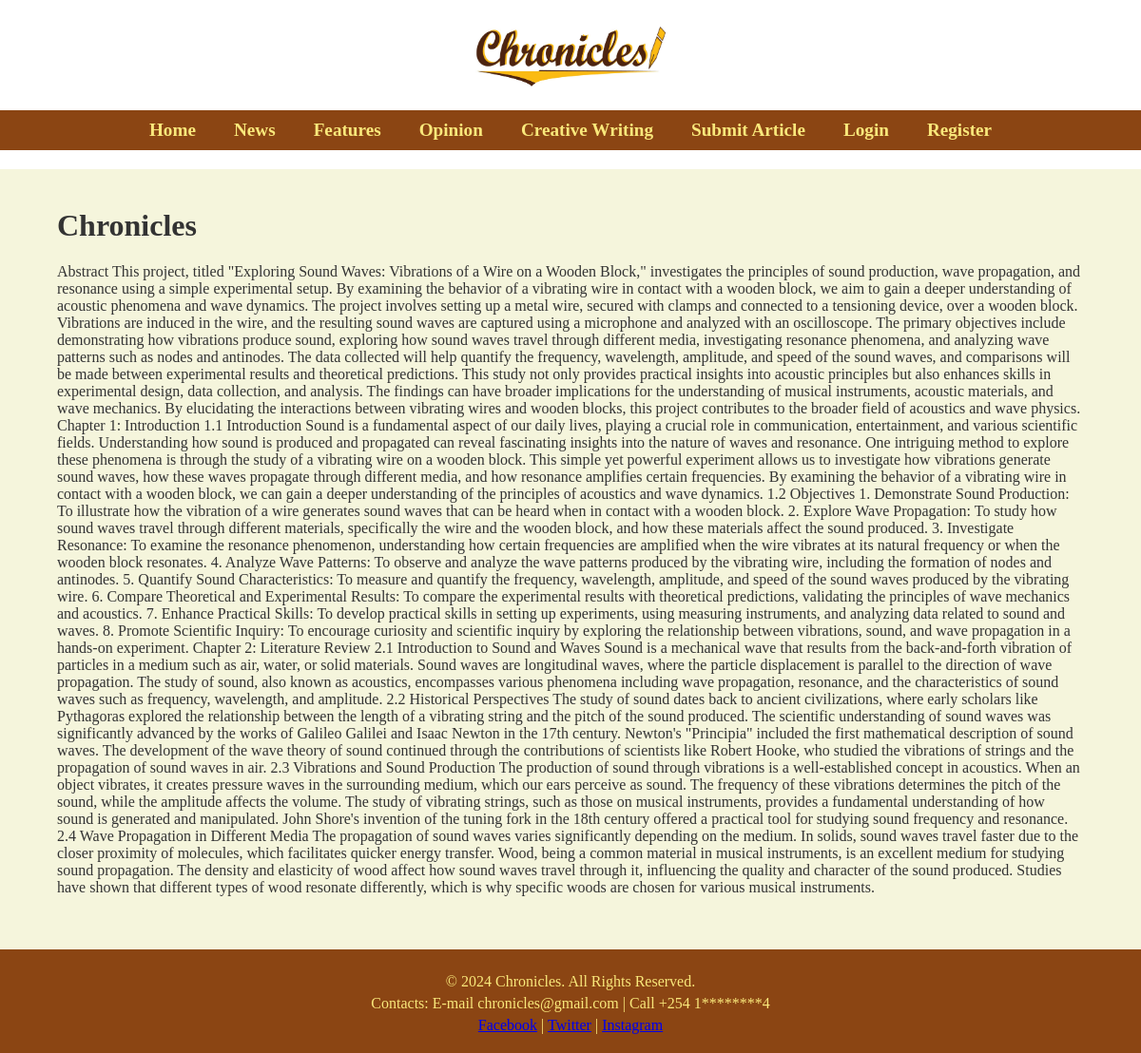
/article/10/, run on the app's committed database.
### articles/models.py (models this page shows, shortened)
class Article(models.Model):
    CATEGORY_CHOICES = [
        ('news', 'News'),
        ('features', 'Features'),
        ('opinion', 'Opinion'),
        ('creative', 'Creative'),
    ]
    title = models.CharField(max_length=200)
    content = models.TextField()
    image = models.ImageField(upload_to='article_images/', blank=True, null=True)
    category = models.CharField(max_length=20, choices=CATEGORY_CHOICES)
    approved = models.BooleanField(default=False)
    created_at = models.DateTimeField(auto_now_add=True)

### articles/views.py (the view)
# urls.py: path('article/<int:article_id>/', views.article_detail, name='article_detail'),
def article_detail(request, article_id):
    article = get_object_or_404(Article, id=article_id)
    return render(request, 'articles/article_detail.html', {'article':article})

### articles/templates/articles/article_detail.html (shortened to what this page needs)
{% extends 'base.html' %}
{% block content %}
<div class="container article-detail">
    <h1>{{ article.title }}</h1>
    <p>{{ article.content }}</p>
</div>
{% endblock %}

### articles/static/articles/styles.css (style rules this page uses)
body { font-family: 'Century Schoolbook', serif; background-color: #F5F5DC; margin: 0; padding: 0; color: #333; box-sizing: border-box; }
.container { width: 90%; margin: 0 auto; padding: 20px; }

### data on the page
Article: title "Chronicles", content "Abstract This project, titled \"Exploring Sound Waves: Vibrations of a Wire on a Wooden Block,\" investigates the principles of sound production, wave propagation, and resonance using a simple experimental setup. By examining the behavior of a vibrating wire in contact with a wooden block, we aim to gain a deeper understanding of acoustic phenomena and wave dynamics. The project involves setting up a metal wire, secured with clamps and connected to a tensioning device, over a wooden block. Vibrations are induced in the wire, and the resulting sound waves are captured using a microphone and analyzed with an oscilloscope. The primary objectives include demonstrating how vibrations produce…"
